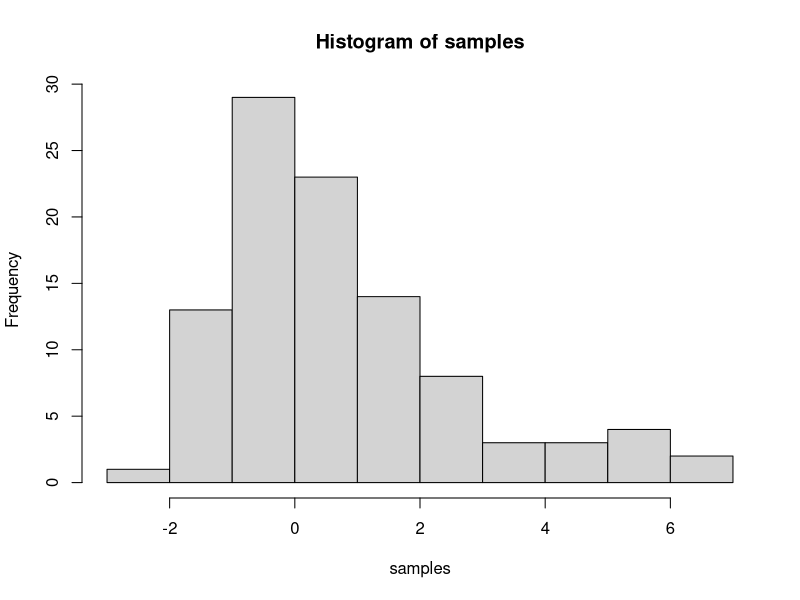

Recreate this plot in R. (Note: this script raises an error after producing the figure.)
###part a###
##initialize all the things!##
p1 <- .7
p2 <- .3
mu1 <- 0
mu2 <- 3
var1 <- 1
var2 <- 4

GMM <- function(N = 100, p1 = .7, p2 = .3, mu1 = 0, mu2 = 3, var1 = 1, var2 = 4) {
  X <- matrix(0, N, 1)
  n1 = n2 = 0
  
  for(i in 1:N) {
    prob <- runif(1)
    if(prob < p1) {
      X[i, 1] <- rnorm(1, mean = mu1, sd = sqrt(var1) )
    } else {
      X[i, 1] <- rnorm(1, mean = mu2, sd = sqrt(var2) )
    }
  }
  return(X)
}

samples <- GMM(100, p1, p2, mu1, mu2, var1, var2)

histsmaples <- hist(samples, breaks = 10)

###part b, i###



###part b, ii: steepest ascent algorithm###

##test function for f(x1,x2) = -(10-x1)^2 - (5-x2)^2

##initialize the function
#x is a vector of param x1 and x2
testfunction <- function(x) {
  y <- -(10-x[1])^2 - (5 - x[2])^2
  return(y)
}

##function to calculate the gradient
#x is a vector of params x1 and x2
gradient <- function(x) {
  df.dx1 <- (20 - 2*x[1])
  df.dx2 <- (10 - 2*x[2])
  grad <- c(df.dx1,df.dx2)
  return(grad)
}

##function to calculate the norm of the gradient
norm <- function(grad) {
  gradnorm = sqrt(sum(grad^2))
  return(gradnorm)
}

##steepest ascent algorithm for test function
##inputs:
#starts <- start values for all params, as a vector
#target <- some sufficiently small value
#step <- how far each step moves

##output: a path for x1/x2 to maximizers

ascent <- function(starts = c(0,0), target = .01, step = .1) {
  #initializing
  x.new <- starts
  grad.new <- gradient(x.new)
  path <- matrix(0,1,2)
  gradients <- matrix(0,1,2)
  
  #loop will continue testing norm of gradient until it is smaller than the target
  while (norm(grad.new) > target) {
    
    #test to make sure gradient is continuing to get smaller, if not, we decrease step
    if (grad.new[1] %in% gradients[,1] && grad.new[2] %in% gradients[,2]) {
      step <- step/2
    }
    
    path <- rbind(path, x.new)  #add new x to previous path
    
    #make room for new x/gradient of new x, and store old gradients in matrix of past values
    x.old <- x.new 
    grad.old <- grad.new 
    gradients <- rbind(gradients,grad.old)
    
    #calculate the direction of the new x
    dir <- grad.old/norm(grad.old)
    
    #get new x and gradient
    x.new <- x.old + dir*step
    grad.new <- gradient(x.new)
  }

  return(rbind(path,x.new))
}

test <- ascent(testfunction)
test
